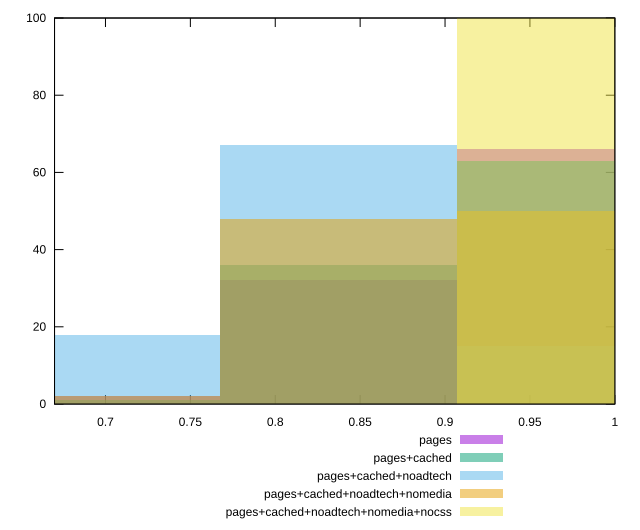

gnuplot code for this plot:
reset

$pages <<EOF
0.9766050189663281 66
0.6975750135473773 2
0.8370900162568526 32
EOF

$pagesCached <<EOF
0.6975750135473773 1
0.8370900162568526 36
0.9766050189663281 63
EOF

$pagesCachedNoadtech <<EOF
0.6975750135473773 18
0.8370900162568526 67
0.9766050189663281 15
EOF

$pagesCachedNoadtechNomedia <<EOF
0.6975750135473773 2
0.9766050189663281 50
0.8370900162568526 48
EOF

$pagesCachedNoadtechNomediaNocss <<EOF
0.9766050189663281 100
EOF

set key outside below
set boxwidth 0.13951500270947545
set xrange [0.67:1]
set yrange [0:100]
set trange [0:100]
set style fill transparent solid 0.5 noborder
set terminal svg size 640, 530 enhanced background rgb 'white'
set output "report_00019_2021-02-10T18-14-37.922Z//unused-css-rules/comparison/histogram/all_score.svg"

plot $pages title "pages" with boxes, \
     $pagesCached title "pages+cached" with boxes, \
     $pagesCachedNoadtech title "pages+cached+noadtech" with boxes, \
     $pagesCachedNoadtechNomedia title "pages+cached+noadtech+nomedia" with boxes, \
     $pagesCachedNoadtechNomediaNocss title "pages+cached+noadtech+nomedia+nocss" with boxes

reset
